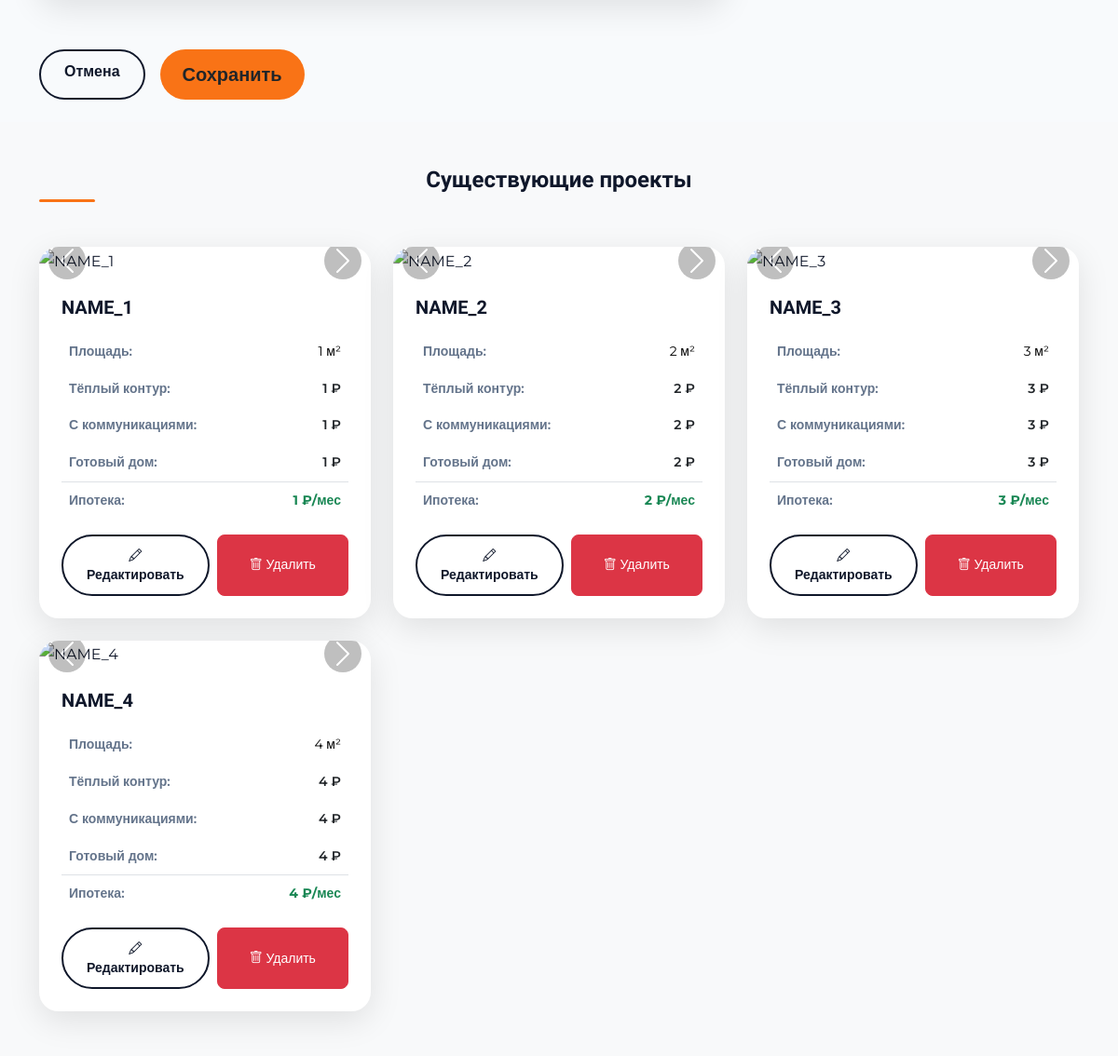
The app's page /admin/ (lower part), older data.
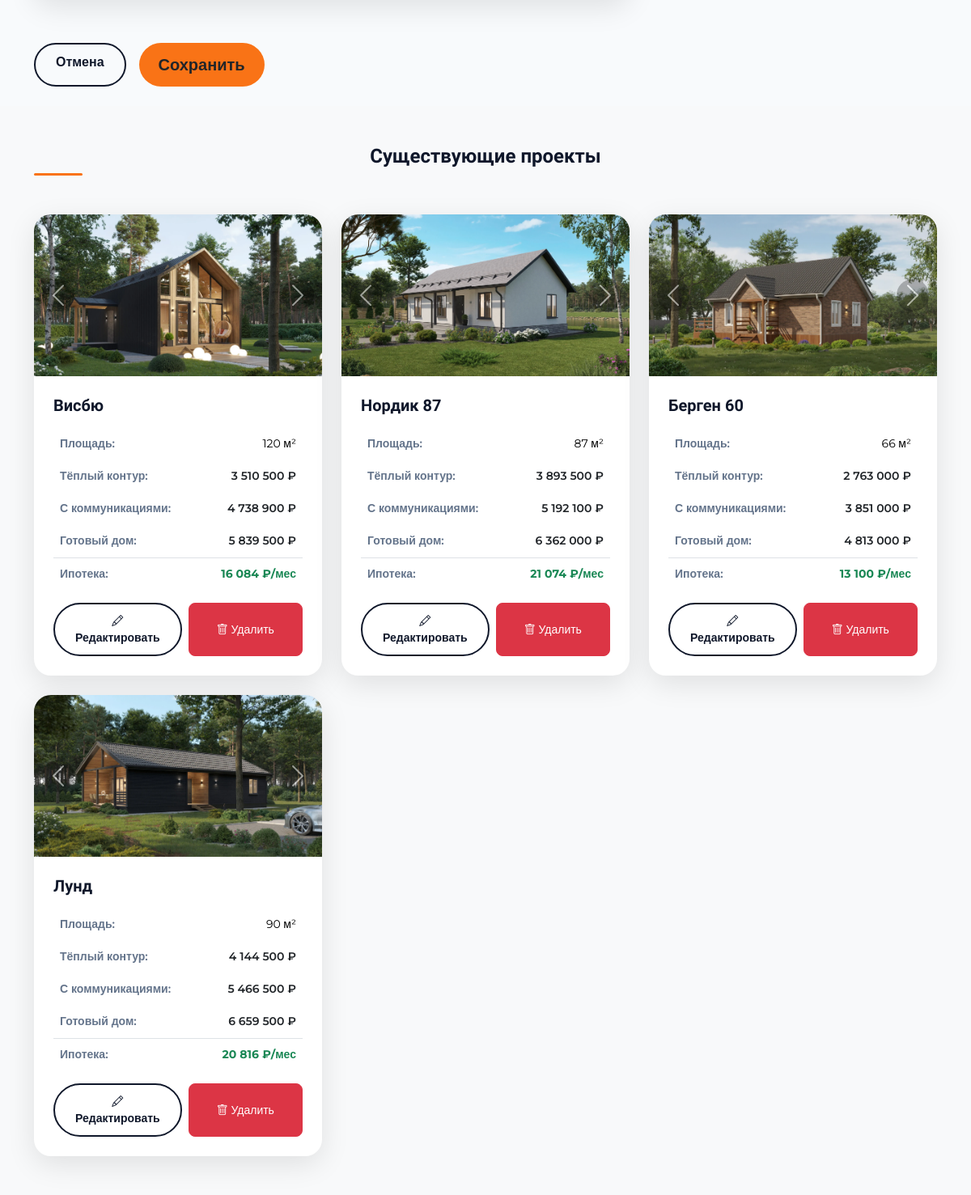
The same page, newer data.
### app/models.py (models this page shows, shortened)
class Project(db.Model):
    __tablename__ = "projects"
    id = db.Column(db.Integer, primary_key=True)
    title = db.Column(db.String(100), unique=True, nullable=False)
    slug = db.Column(db.String(100), unique=True, nullable=False)
    description = db.Column(db.Text)
    square = db.Column(db.Integer, nullable=False)
    size = db.Column(db.String(15), nullable=False)
    price_base = db.Column(db.Integer, nullable=False)
    price_with_communications = db.Column(db.Integer)
    price_ready = db.Column(db.Integer)
    mortgage_price_per_month = db.Column(db.Integer)
    images_directory_path = db.Column(db.String(300), nullable=False)
    images = db.relationship(
        "ProjectImages",
        back_populates="project",
        cascade="all, delete-orphan",
        lazy="dynamic"
    )

class ProjectImages(db.Model):
    __tablename__ = "project_images"
    id = db.Column(db.Integer, primary_key=True)
    filename = db.Column(db.String(100), nullable=False)
    project_id = db.Column(
        db.Integer,
        db.ForeignKey(Project.id, ondelete="CASCADE"),
        nullable=False,
    )
    project = db.relationship("Project", back_populates="images")
    @property
    def url(self):
        return os.path.join('uploads', self.project.slug, self.filename)

### app/routes.py (the view)
@main_bp.route('/admin/')
def admin():
    projects = Project.query.all()
    form = ProjectForm()
    return render_template('admin.html', projects=projects, form=form)

### app/forms.py
class ProjectForm(FlaskForm):
    title = StringField('Название', validators=[DataRequired()])
    description = TextAreaField('Описание', validators=[DataRequired()])
    square = IntegerField('Площадь (м²)', validators=[DataRequired(), NumberRange(min=0)])
    size = StringField('Площадь участка', validators=[DataRequired()])  # теперь текст
    price_base = IntegerField('Теплый контур', validators=[DataRequired(), NumberRange(min=0)])
    price_with_communications = IntegerField('Готовые коммуникации', validators=[Optional(), NumberRange(min=0)])
    price_ready = IntegerField('Заезжай и живи', validators=[Optional(), NumberRange(min=0)])
    mortgage_price_per_month = IntegerField('В ипотеку', validators=[Optional(), NumberRange(min=0)])
    img_files = MultipleFileField("Изображение", validators=[
        FileAllowed(['jpg', 'jpeg', 'png', 'webp'], "Допустимы только изображения")
    ])
    submit = SubmitField('Сохранить')

### app/templates/admin.html (shortened to what this page needs)
<!DOCTYPE html>
<html lang="ru">
    <head>
        <link href="https://cdn.jsdelivr.net/npm/bootstrap@5.3.2/dist/css/bootstrap.min.css" rel="stylesheet" />
        <link href="https://cdn.jsdelivr.net/npm/bootstrap-icons@1.11.1/font/bootstrap-icons.css" rel="stylesheet" />
    </head>
    <body>
        <section class="py-4">
            <div class="container">
                <form method="POST" action="{{ url_for('main.add_project') }}" enctype="multipart/form-data">
                    <div class="row g-4 align-items-start">
                        <div class="col-lg-8">
                        </div>
                    </div>
                    <div class="row mt-4">
                        <div class="col-12">
                            <div class="d-grid gap-2 d-md-flex justify-content-md-start">
                                <a href="{{ url_for('main.admin') }}" class="btn btn-outline-custom me-md-2">Отмена</a>
                                {{ form.submit(class="btn btn-primary-custom btn-lg px-4") }}
                            </div>
                        </div>
                    </div>
                </form>
            </div>
        </section>
        <section id="projects" class="py-5 bg-light">
            <div class="container">
                <h2 class="section-title text-center mb-5">Существующие проекты</h2>
                <div class="row g-4">
                    {% for project in projects %}
                    <div class="col-md-6 col-lg-4">
                        <div class="project-card h-100">
                            <div id="carousel{{ project.id }}" class="carousel slide">
                                <div class="carousel-inner">
                                    {% for image in project.images.all() %}
                                    <div class="carousel-item {% if loop.first %}active{% endif %}">
                                        <img src="{{ url_for('static', filename=image.url) }}" class="card-img-top" alt="{{ project.title }}" style="height: 200px; object-fit: cover;">
                                    </div>
                                    {% endfor %}
                                </div>
                                {% if project.images.count() > 1 %}
                                <button class="carousel-control-prev" type="button" data-bs-target="#carousel{{ project.id }}" data-bs-slide="prev">
                                <span class="carousel-control-prev-icon"></span>
                                </button>
                                <button class="carousel-control-next" type="button" data-bs-target="#carousel{{ project.id }}" data-bs-slide="next">
                                <span class="carousel-control-next-icon"></span>
                                </button>
                                {% endif %}
                            </div>
                            <div class="card-body p-4">
                                <h5 class="fw-semibold mb-3">{{ project.title }}</h5>
                                <table class="table table-borderless text-secondary small mb-0">
                                    <tbody>
                                        <tr>
                                            <th>Площадь:</th>
                                            <td class="text-end">{{ project.square }} м²</td>
                                        </tr>
                                        <tr>
                                            <th>Тёплый контур:</th>
                                            <td class="text-end text-dark fw-semibold">{{ "{:,}".format(project.price_base).replace(',', ' ') }} ₽</td>
                                        </tr>
                                        <tr>
                                            <th>С коммуникациями:</th>
                                            <td class="text-end text-dark fw-semibold">{{ "{:,}".format(project.price_with_communications).replace(',', ' ') }} ₽</td>
                                        </tr>
                                        <tr>
                                            <th>Готовый дом:</th>
                                            <td class="text-end text-dark fw-semibold">{{ "{:,}".format(project.price_ready).replace(',', ' ') }} ₽</td>
                                        </tr>
                                        <tr class="border-top">
                                            <th class="pt-2">Ипотека:</th>
                                            <td class="text-end fw-bold pt-2 text-success">{{ "{:,}".format(project.mortgage_price_per_month).replace(',', ' ') }} ₽/мес</td>
                                        </tr>
                                    </tbody>
                                </table>
                                <div class="d-flex gap-2 mt-3">
                                    <a href="{{ url_for('main.edit_project', id=project.id) }}" class="btn btn-outline-custom btn-sm flex-fill">
                                    <i class="bi bi-pencil"></i> Редактировать
                                    </a>
                                    <button class="btn btn-danger btn-sm delete-project-btn" data-id="{{ project.id }}">
                                    <i class="bi bi-trash"></i> Удалить
                                    </button>
                                </div>
                            </div>
                        </div>
                    </div>
                    {% endfor %}
                </div>
            </div>
        </section>
    </body>
</html>

### app/templates/admin.html (style rules this page uses)
:root { --primary: #0f172a; --primary-light: #1e293b; --secondary: #f97316; --accent: #0ea5e9; --light: #f8fafc; --dark: #0f172a; --gray: #64748b; }
body { background: var(--light); font-family: "Montserrat", sans-serif; color: var(--dark); line-height: 1.7; }
h1, h2, h3, h4, h5 { font-family: "Oswald", sans-serif; font-weight: 700; }
.btn-primary-custom { background: var(--secondary); border: none; padding: 12px 30px; border-radius: 50px; font-weight: 600; transition: 0.3s; }
.btn-outline-custom { border: 2px solid var(--primary); color: var(--primary); padding: 10px 25px; border-radius: 50px; transition: 0.3s; font-weight: 600; }
.project-card { background: white; border-radius: 1.3rem; box-shadow: 0 10px 35px rgba(0, 0, 0, 0.1); transition: 0.3s; overflow: hidden; }
.section-title { margin-bottom: 1.5rem; color: var(--primary); font-size: 1.5rem; position: relative; padding-bottom: 10px; }
.section-title::after { content: ""; position: absolute; bottom: 0; left: 0; width: 60px; height: 3px; background: var(--secondary); border-radius: 2px; }
.carousel-item img { height: 200px; object-fit: cover; }
.carousel-control-prev, .carousel-control-next { width: 40px; height: 40px; background: rgba(0,0,0,0.5); border-radius: 50%; top: 50%; transform: translateY(-50%); margin: 0 10px; }
.table th { font-weight: 600; color: var(--gray); border: none; }
.table td { border: none; vertical-align: middle; }
.delete-project-btn { width: 100%; border-radius: 8px; }

Row changes from the older to the newer data that the page shows:
changed Project: gains ProjectImages (filename.slug (picture)); title "NAME_1" → "Висбю"; square "1" → "120"; price_base "1" → "3 510 500"; price_with_communications "1" → "4 738 900"; price_ready "1" → "5 839 500"; mortgage_price_per_month "1" → "16 084"
changed Project: gains ProjectImages (filename.slug (picture)); title "NAME_2" → "Нордик 87"; square "2" → "87"; price_base "2" → "3 893 500"; price_with_communications "2" → "5 192 100"; price_ready "2" → "6 362 000"; mortgage_price_per_month "2" → "21 074"
changed Project: gains ProjectImages (filename.slug (picture)); title "NAME_3" → "Берген 60"; square "3" → "66"; price_base "3" → "2 763 000"; price_with_communications "3" → "3 851 000"; price_ready "3" → "4 813 000"; mortgage_price_per_month "3" → "13 100"
changed Project: gains ProjectImages (filename.slug (picture)); title "NAME_4" → "Лунд"; square "4" → "90"; price_base "4" → "4 144 500"; price_with_communications "4" → "5 466 500"; price_ready "4" → "6 659 500"; mortgage_price_per_month "4" → "20 816"
